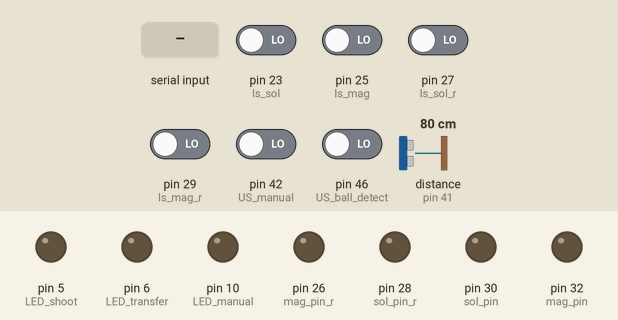
This sketch was run on a simulated Arduino Mega 2560, built with avr-gcc and run on an emulated ATmega2560. Shown: output pins drawn as LEDs (lit = HIGH). Wiring (inferred from the names in the program): ultrasonic range finder: trigger A5; echo pin 41. The test bench sets the inputs (shaded band); at power-on: pin 23 (ls_sol), pin 25 (ls_mag), pin 27 (ls_sol_r), pin 29 (ls_mag_r), pin 42 (US_manual), pin 46 (US_ball_detect) LOW, distance to the obstacle (sensor on pin 41) 80 cm. The echo pulse lasts 58.3 µs per cm; pins used as bus, display or sensor lines are not drawn; what the sketch prints to the serial monitor is not drawn.

Above: at 1.2 s.
1.3 s: "q" received over Serial
At 2.8 s:
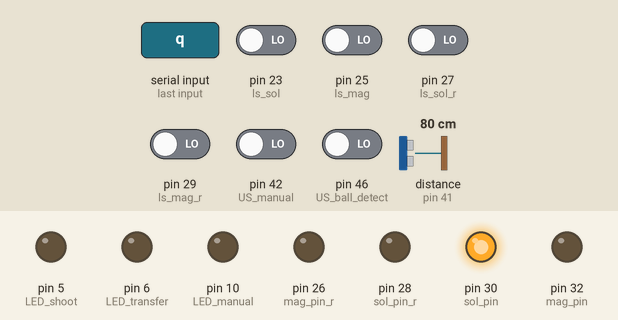
4.8 s: "a" received over Serial
At 6.8 s:
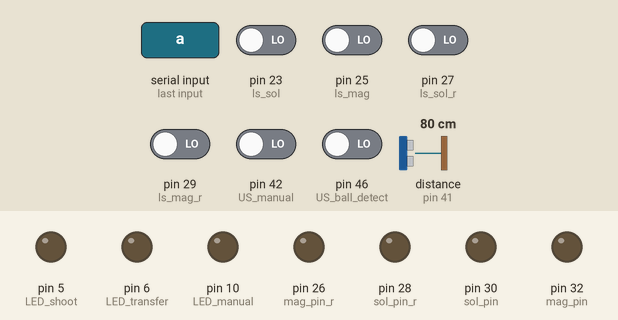
10.6 s: "e" received over Serial
At 12.9 s:
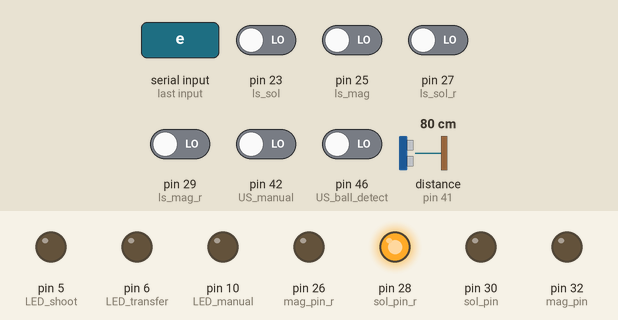
14.6 s: "w" received over Serial
At 16.9 s:
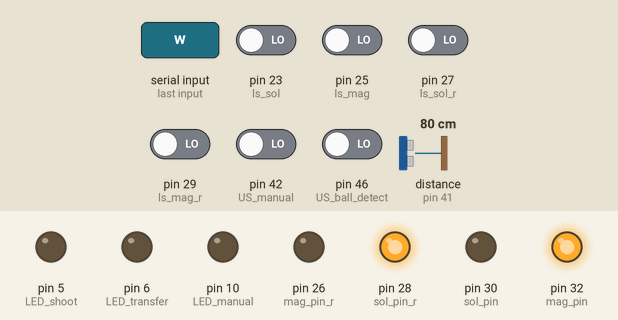
18.7 s: "d" received over Serial
At 20.7 s:
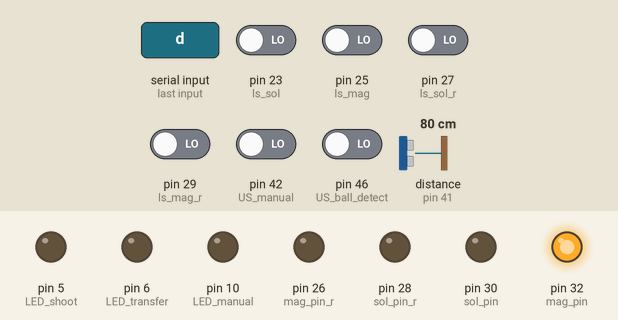
22.7 s: "r" received over Serial
At 25.1 s:
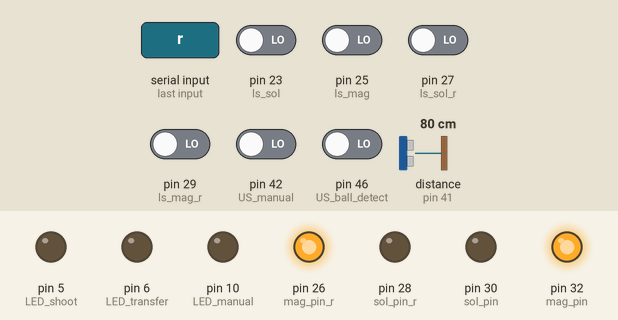
Timing chart, 0 to 26.6 s (numbered marks = the images above; inputs shaded):
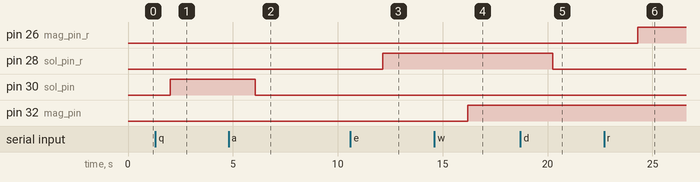

Measured:
- after the input at 1.3 s, pin 30 (sol_pin): LOW → HIGH after 0.72 s
- after the input at 4.8 s, pin 30 (sol_pin): HIGH → LOW after 1.3 s
- after the input at 10.6 s, pin 28 (sol_pin_r): LOW → HIGH after 1.5 s
- after the input at 14.6 s, pin 32 (mag_pin): LOW → HIGH after 1.6 s
- after the input at 18.7 s, pin 28 (sol_pin_r): HIGH → LOW after 1.6 s
- after the input at 22.7 s, pin 26 (mag_pin_r): LOW → HIGH after 1.6 s

The sketch:

mechanism_test.ino
```cpp
//#include <digitalWriteFast.h>
float duration;


int L_01 = 1, L_23 = 1;                                  // LSA Directions: +1 or -1
int W_1 = -1, W_2 = -1, W_3 = 1;                          // Wheel Directions: +1 or -1

int LSA_0 = A2, LSA_1 = A1, LSA_2 = A0, LSA_3 = A3;       // LSA Pins
int LSA_0_i = 53, LSA_1_i = 51, LSA_2_i = 49, LSA_3_i = 47;       // LSA Interrupt Pins

int sol_pin = 30, mag_pin = 32,ls_sol = 23, ls_mag = 25;  // TZ1 TZ2
int sol_pin_r = 28, mag_pin_r = 26, ls_sol_r = 27, ls_mag_r = 29;   // TZ3

int LS_1 = 33, LS_2 = 31, LS_3 = 22, LS_4 = 24;       // Drive Limit Switcher   // Check


int LED_manual = 10, LED_transfer = 6, LED_shoot = 5;

char cmd;


int US_ball_detect = 46;
int US_manual = 42;
//int US_ball_detect_ping = 46;
//int US_manual_ping = 42;
int US_manual_reverse_trig = A5 , US_manual_reverse_echo = 41;
void setup() {
  pin_init();
  Serial.begin(19200);
}

void loop() {
  if (Serial.available())
    cmd = Serial.read();
  if (cmd == 'q'){
    digitalWrite(sol_pin, HIGH);
  }else if (cmd == 'a'){
    digitalWrite(sol_pin, LOW);
  }else if (cmd == 'w'){
    digitalWrite(mag_pin, HIGH);
  }else if (cmd == 's'){
    digitalWrite(mag_pin, LOW);
  }else if (cmd == 'e'){
    digitalWrite(sol_pin_r, HIGH);
  }else if (cmd == 'd'){
    digitalWrite(sol_pin_r, LOW);
  }else if (cmd == 'r'){
    digitalWrite(mag_pin_r, HIGH);
  }else if (cmd == 'f'){
    digitalWrite(mag_pin_r, LOW);
  }
//  digitalWrite(mag_pin, HIGH);
//  digitalWrite(sol_pin, HIGH);
  Serial.print("Manua Distance: ");
  Serial.print(manual_ultrasonic_read());
  Serial.print(" Transfer Distance: ");
  Serial.print(ball_detect_ultrasonic_read());
  Serial.print(" Manual Reverse Distance: ");
  Serial.print(manual_reverse_ultrasonic_read());
  Serial.print(" Sol_LS_1: ");
  Serial.print(digitalRead(ls_sol));
  Serial.print(" Mag_LS_1: ");
  Serial.print(digitalRead(ls_mag));
  Serial.print(" Sol_LS_2: ");
  Serial.print(digitalRead(ls_sol_r));
  Serial.print(" Mag_LS_2: ");
  Serial.println(digitalRead(ls_mag_r));
}

void pin_init(){
  pinMode(ls_mag, INPUT);
  pinMode(ls_sol, INPUT);
  pinMode(sol_pin, OUTPUT);
  pinMode(mag_pin, OUTPUT);

  pinMode(ls_mag_r, INPUT);
  pinMode(ls_sol_r, INPUT);
  pinMode(sol_pin_r, OUTPUT);
  pinMode(mag_pin_r, OUTPUT);

  pinMode(LED_manual, OUTPUT);
  pinMode(LED_transfer, OUTPUT);
  pinMode(LED_shoot, OUTPUT);

  digitalWrite(LED_manual,LOW);
  digitalWrite(LED_transfer,LOW);
  digitalWrite(LED_shoot,LOW);

  digitalWrite(sol_pin,LOW);
  digitalWrite(mag_pin,LOW);
  digitalWrite(sol_pin_r,LOW);
  digitalWrite(mag_pin_r,LOW);

  pinMode(US_manual_reverse_trig,OUTPUT);
  pinMode(US_manual_reverse_echo,INPUT);
}


//float ultra_dist(int ultrasonic_Pin)
//{
//  long a;
//  duration = 0;
//  float d = 0.0 ;
//  pinModeFast(ultrasonic_Pin, OUTPUT);
//  delayMicroseconds(2);
//  digitalWriteFast(ultrasonic_Pin, HIGH);
//  delayMicroseconds(5);
//  digitalWriteFast(ultrasonic_Pin, LOW);
//  delayMicroseconds(2);
//  pinModeFast(ultrasonic_Pin, INPUT);
//  delayMicroseconds(2);
//  while (!digitalReadFast(ultrasonic_Pin));
//  a = micros();
//  while (digitalReadFast(ultrasonic_Pin) && (micros() - a) < 4500); // 5 millisecond timeout
//  duration = micros() - a;
//  d = duration / 58.2;
//  delayMicroseconds(200); // 16/4 -- for four sensors
//  return d;
//}

int ball_detect_ultrasonic_read()
{
  pinMode(US_ball_detect, OUTPUT);
  digitalWrite(US_ball_detect, LOW);
  delayMicroseconds(2);
  digitalWrite(US_ball_detect, HIGH);
  delay(5);
  digitalWrite(US_ball_detect, LOW);

  pinMode(US_ball_detect, INPUT);
  int duration = pulseIn(US_ball_detect, HIGH);
  int cm = microsecondsToCentimeters(duration);
//  Serial.println(cm);
  return cm;
}

int manual_reverse_ultrasonic_read(){
  digitalWrite(US_manual_reverse_trig, HIGH);
  delayMicroseconds(10);
  digitalWrite(US_manual_reverse_trig,LOW);
  long duration = pulseIn(US_manual_reverse_echo,HIGH);
  int dis = duration/58.2;
  return dis;
}

int manual_ultrasonic_read()
{
  pinMode(US_manual, OUTPUT);
  digitalWrite(US_manual, LOW);
  delayMicroseconds(2);
  digitalWrite(US_manual, HIGH);
  delay(5);
  digitalWrite(US_manual, LOW);

  pinMode(US_manual, INPUT);
  int duration = pulseIn(US_manual, HIGH);
  int cm = microsecondsToCentimeters(duration);
//  Serial.println(cm);
  return cm;
}

long microsecondsToCentimeters(long microseconds)
{
  return microseconds / 29 / 2;
}
```
